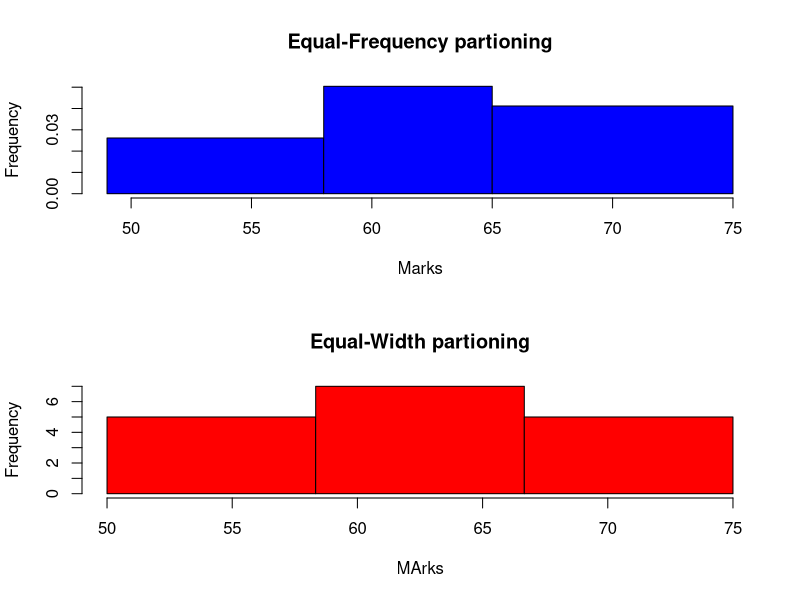

Write the R code that produced this figure.
marks<-c(55, 60, 71, 63, 55, 65, 50, 55, 58, 59, 61, 63, 65, 67, 71, 72, 75)
sorted_marks<- sort(marks)
k<-3
bin_size <- length(sorted_marks)/k
equal_frequency_bins<-split(sorted_marks,ceiling(seq_along(sorted_marks)/bin_size))
range_marks<-range(marks)
bin_width<-(range_marks[2]-range_marks[1])/k
equal_width_bins<- cut(marks, breaks=seq(range_marks[1],range_marks[2], by=bin_width),include.lowest=TRUE)
par(mfrow=c(2,1))
hist(marks, breaks=c(min(marks)-1, unlist(lapply(equal_frequency_bins, max))), main="Equal-Frequency partioning", xlab="Marks", ylab="Frequency", col="blue",right=FALSE)
hist(marks, breaks=seq(range_marks[1], range_marks[2], by=bin_width), main="Equal-Width partioning", xlab="MArks", ylab="Frequency", col="red", right=FALSE)
par(mfrow=c(1,1))